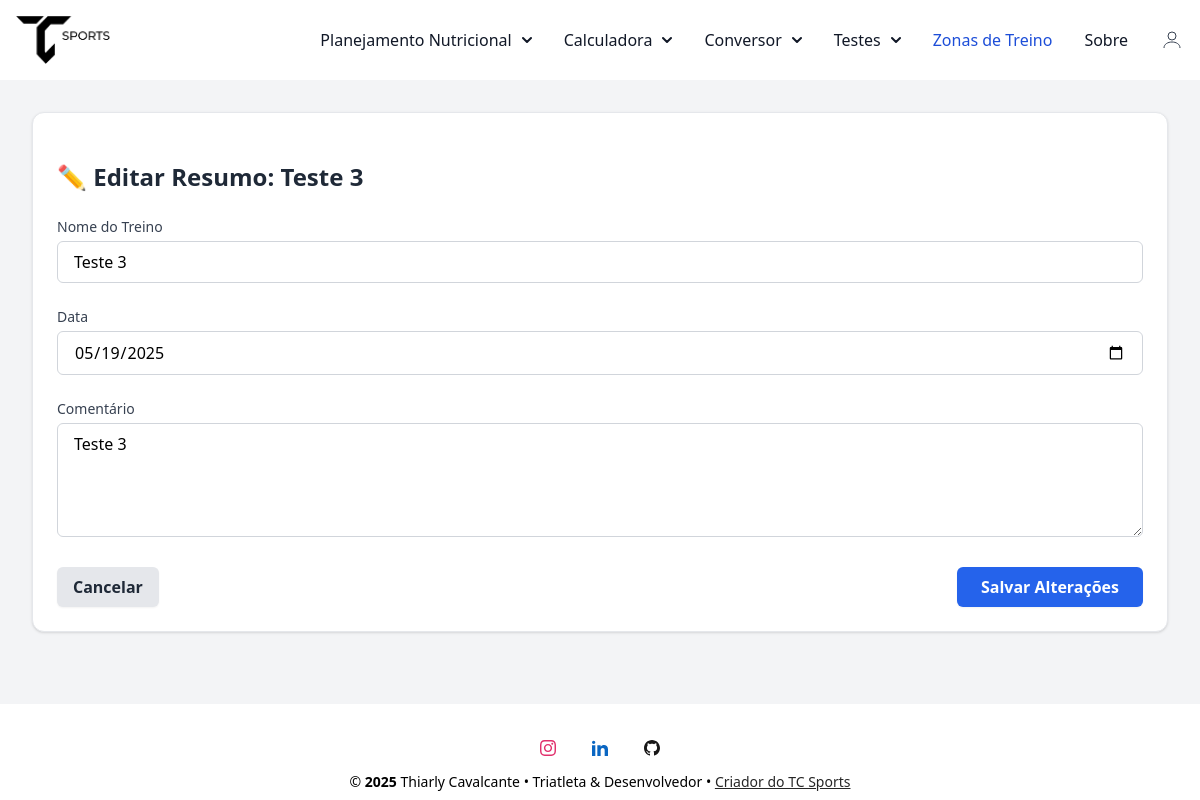
Before: /resumo/editar/3 (signed in) with the older database file.
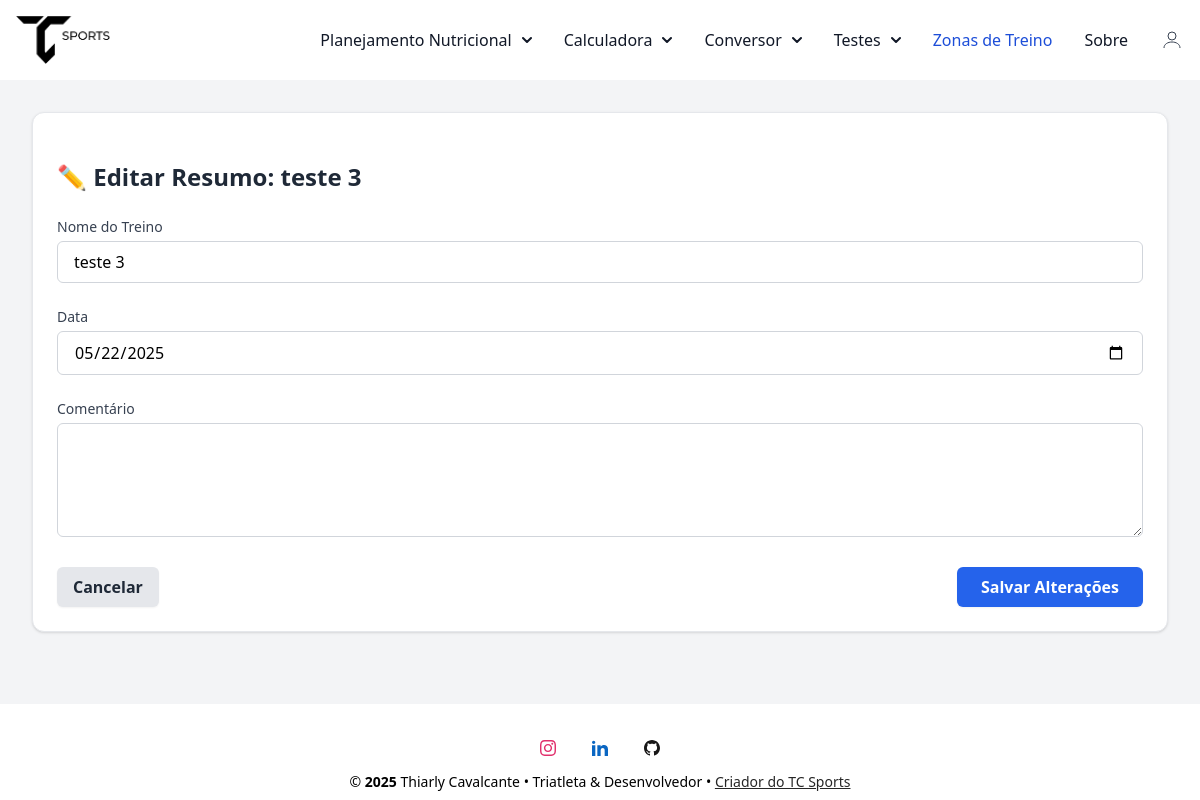
After: the same page with the newer database file.
### conversor/models.py (models this page shows, shortened)
class ResumoSalvo(database.Model):
    __tablename__ = 'resumos_salvos'
    id = database.Column(database.Integer, primary_key=True)
    user_id = database.Column(database.Integer, database.ForeignKey('user.id'), nullable=False)
    nome_treino = database.Column(database.String(100), nullable=False)
    data = database.Column(database.Date, nullable=False)
    comentario = database.Column(database.Text)
    resumo_dados = database.Column(database.JSON, nullable=False)
    suplementos_utilizados = database.Column(database.Text, nullable=True)  # ✅ Novo campo
    tempo_natacao = database.Column(database.Float)
    tempo_bike = database.Column(database.Float)
    tempo_corrida = database.Column(database.Float)
    tempo_total = database.Column(database.Float)
    ordem = database.Column(database.Integer, nullable=False, default=0)
    criado_em = database.Column(database.DateTime, default=datetime.utcnow)

### conversor/router.py (the view, shortened to what this page needs)
@app.route('/resumo/editar/<int:id>', methods=['GET', 'POST'])
@login_required
def editar_resumo(id):
    resumo = ResumoSalvo.query.get_or_404(id)
    if resumo.user_id != current_user.id:
        flash("Você não tem permissão para editar esse resumo.", "danger")
        return redirect(url_for('resumo_view'))
    form = SalvarResumoForm(obj=resumo)
    return render_template("editar_resumo.html", form=form, resumo=resumo)

### conversor/forms.py
class SalvarResumoForm(FlaskForm):
    nome_treino = StringField('Nome do Treino', validators=[DataRequired()])
    data = DateField("Data", format="%Y-%m-%d", validators=[DataRequired()])
    comentario = TextAreaField('Comentário')
    submit = SubmitField('Salvar Resumo')

### conversor/models.py (called while the page is built)
@login_manager.user_loader
def load_user(user_id):
    return User.query.get(int(user_id))

### conversor/templates/editar_resumo.html (shortened to what this page needs)
{% extends 'base.html' %}
{% block content %}
<div class="max-w-7xl mx-auto py-8 px-4 sm:px-6 lg:px-8">
  <form method="POST" class="bg-white p-6 rounded-xl shadow border border-gray-200 space-y-6">
    <h1 class="text-2xl font-bold text-gray-800 mb-8 mt-8">✏️ Editar Resumo: {{ resumo.nome_treino }}</h1>
    <div>
      <label class="block text-sm font-medium text-gray-700 mb-1">Nome do Treino</label>
      {{ form.nome_treino(class="w-full px-4 py-2 border border-gray-300 rounded-md") }}
    </div>
    <div>
      <label class="block text-sm font-medium text-gray-700 mb-1">Data</label>
      {{ form.data(class="w-full px-4 py-2 border border-gray-300 rounded-md") }}
    </div>
    <div>
      <label class="block text-sm font-medium text-gray-700 mb-1">Comentário</label>
      {{ form.comentario(class="w-full px-4 py-2 border border-gray-300 rounded-md", rows="4") }}
    </div>
    <div class="flex justify-between mt-6">
      <a href="{{ url_for('resumo_view') }}" class="bg-gray-200 hover:bg-gray-300 text-gray-800 font-semibold px-4 py-2 rounded-md shadow-sm">
        Cancelar
      </a>
      <button type="submit" class="bg-blue-600 hover:bg-blue-700 text-white font-semibold px-6 py-2 rounded-md shadow-sm">
        Salvar Alterações
      </button>
    </div>
  </form>
</div>
{% endblock %}

Changed rows visible on the page:
changed ResumoSalvo: nome_treino "Teste 3" → "teste 3"; data "05/19/2025" → "05/22/2025"; comentario "Teste 3" → (not shown)
